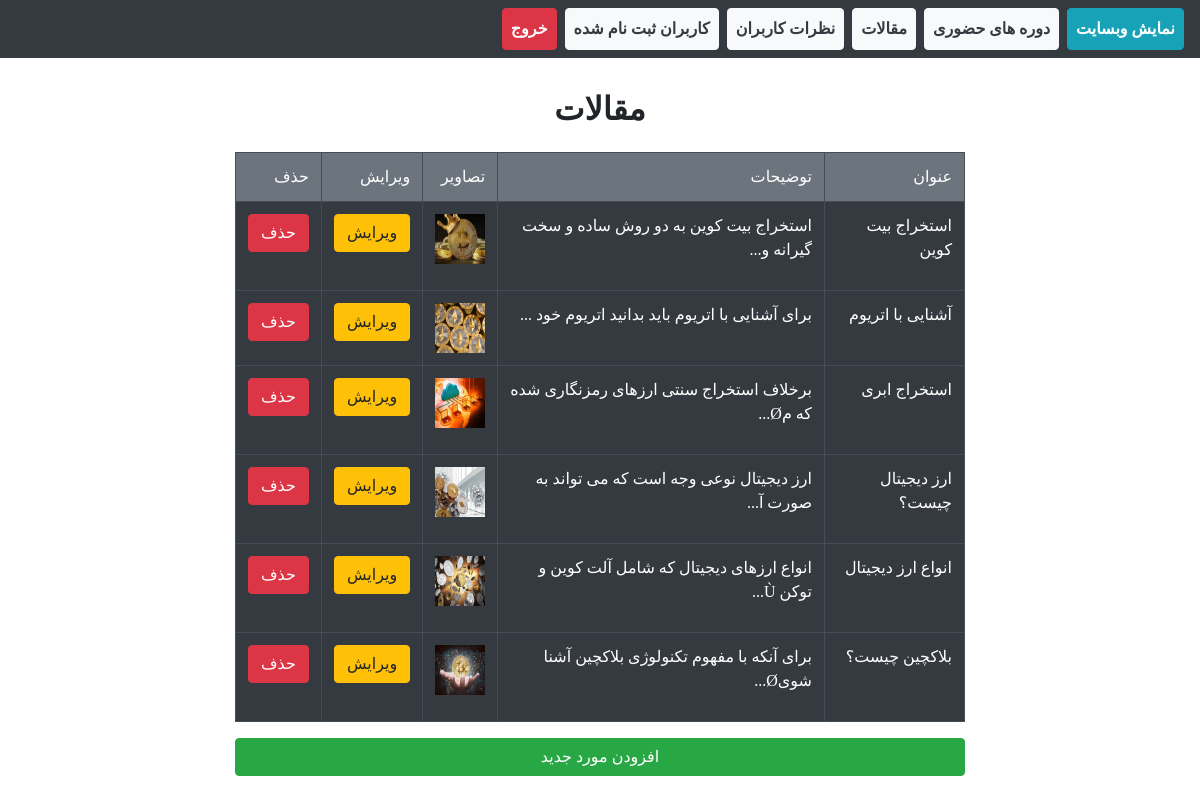
/administrator/admin/articles.php (signed in), run on the app's committed database.
### tables this page shows
CREATE TABLE `articles` (
  `id` int(11) NOT NULL,
  `title` varchar(50) NOT NULL,
  `description` text NOT NULL,
  `image` varchar(100) NOT NULL
);

### administrator/config.php (called while the page is built, shortened)
<?php
function ConnectDB()
{
    $con = mysqli_connect("localhost", "root", "", "digital_currency");
    return $con;
}
function SelectArticles()
{
    $con = ConnectDB();
    $query = mysqli_query($con, "select * from articles");
    return $query;
}

### administrator/admin/articles.php (the view, shortened to what this page needs)
<?php
include_once "../config.php";
$query = SelectArticles();
?>
<?php include_once "../partials/_header.php";?>
<?php include_once "../partials/_menu.php";?>
<h2 class="pt-7 text-center font-weight-bold b-titr">مقالات</h2>
<div class="container">
    <div class="row pt-3">
        <div class="col-8 offset-2">
            <table class="table table-dark table-bordered  table-hover direction_rtl text-right">
                <tr class="bg-secondary">
                    <td>عنوان</td>
                    <td>توضیحات</td>
                    <td>تصاویر</td>
                    <td>ویرایش</td>
                    <td>حذف</td>
                </tr>
                <?php foreach ($query as $item): ?>
                    <tr>
                        <td><?php echo $item['title']; ?></td>
                        <td><?php if (strlen($item['description']) > 85):
                                echo substr($item['description'], 0, 85) . "..." ?>
                            <?php else:echo $item['description']; ?>
                            <?php endif; ?>
                        </td>
                        <td>
                            <img src="../admin/images/articles/<?php echo $item['image']; ?>"
                                 width="50px" height="50px"></td>
                        <td><a class="btn btn-warning"
                               href="edit_articles.php?id=<?php echo $item['id']; ?>">ویرایش</a>
                        </td>
                        <td>
                            <form action="../admin/articles/delete.php" method="post">
                                <input type="submit" value="حذف" class="btn btn-danger">
                            </form>
                        </td>
                    </tr>
                <?php endforeach; ?>
            </table>
            <a href="create_articles.php" class="btn btn-success btn-block">افزودن
                مورد جدید</a>
        </div>
    </div>
</div>
<?php include_once "../partials/_footer.php";?>

### data on the page
articles: title "استخراج بیت کوین", description "استخراج بیت کوین به دو روش ساده و سخت گیرانه و", image (picture)
articles: title "آشنایی با اتریوم", description "برای آشنایی با اتریوم باید بدانید اتریوم خود", image (picture)
articles: title "استخراج ابری", description "برخلاف استخراج سنتی ارزهای رمزنگاری شده که مØ", image (picture)
articles: title "ارز دیجیتال چیست؟", description "ارز دیجیتال نوعی وجه است که می تواند به صورت آ", image (picture)
articles: title "انواع ارز دیجیتال", description "انواع ارزهای دیجیتال که شامل آلت کوین و توکن Ù", image (picture)
articles: title "بلاکچین چیست؟", description "برای آنکه با مفهوم تکنولوژی بلاکچین آشنا شویØ", image (picture)
